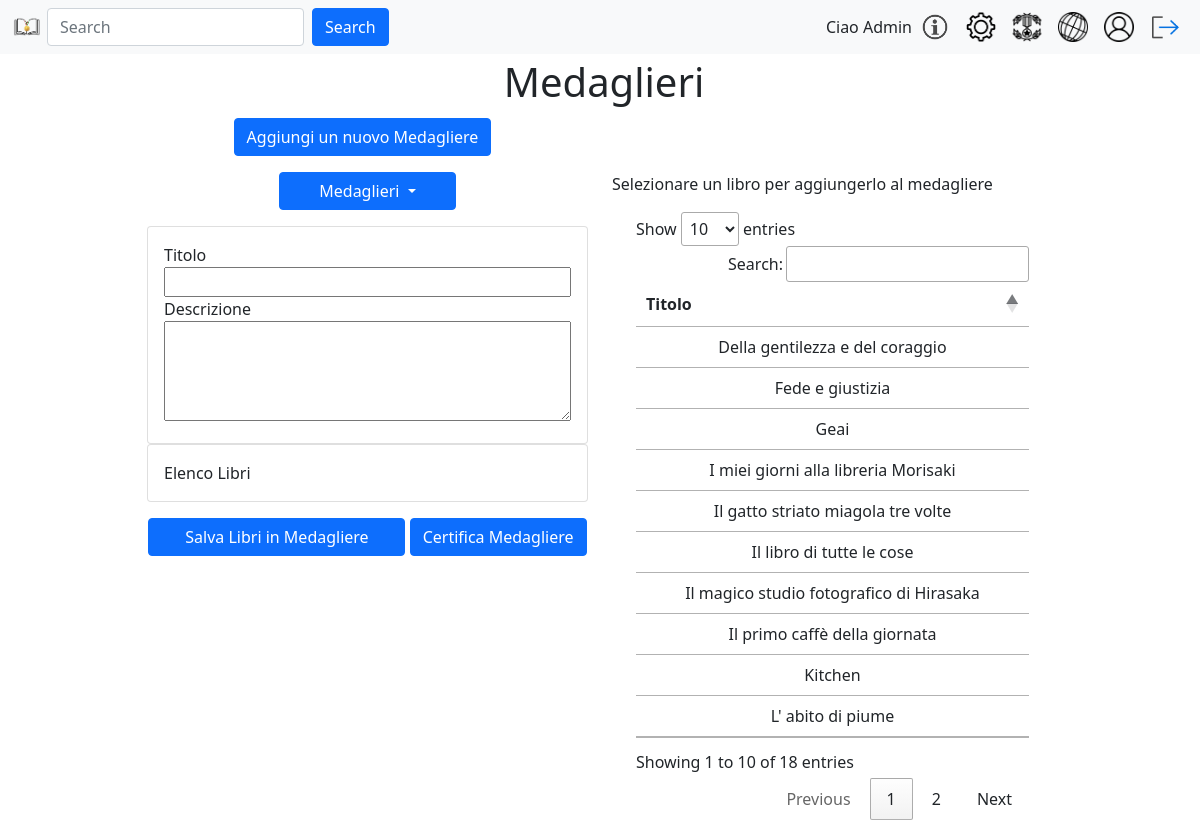
The app's page /gestioneMedaglieri.php (signed in) with its own data.
### tables this page shows
CREATE TABLE `libro` (
  `id` int(8) NOT NULL AUTO_INCREMENT,
  `titolo` varchar(255) NOT NULL,
  PRIMARY KEY (`id`),
  UNIQUE KEY `ID_LIBRO_IND` (`id`)
);

### include/libri.php (called while the page is built, shortened)
<?php
class Libri {
    private $conn;
    public function __construct($conn) {
        $this->conn = $conn;
    }
    public function getLibri() {
    $sql = "SELECT l.id, l.titolo, a.id as autoreId, a.nome FROM libro l, autore a, scrittoda s WHERE l.id = s.libroId AND a.id = s.autoreId ORDER BY a.nome";
    return mysqli_query($this->conn, $sql);
}
}
$libri = new Libri($conn);
?>

### gestioneMedaglieri.php (the view, shortened to what this page needs)
<?php
require_once 'include/config.php';
require_once 'include/libri.php';
?>
<!DOCTYPE html>
<html lang="it">
<head>
    <link rel="stylesheet" type="text/css" href="https://cdn.datatables.net/1.11.5/css/jquery.dataTables.css">
    <link href="https://cdn.jsdelivr.net/npm/bootstrap@5.1.3/dist/css/bootstrap.min.css" rel="stylesheet"
>
    <link rel="stylesheet" type="text/css" href="css/landingPage.css">
    <link rel="stylesheet" type="text/css" href="css/gestioneMedaglieri.css">
</head>
<body>
    <div class="row">
        <div class="col-md-12 text-center m-1">
            <h1>Medaglieri</h1>
        </div>
    </div>
    <main class="container">
        <div class="row">
            <div class="col-md-1"></div>
            <div class="col-md-5 text-center">
                <button type="button" class="btn btn-primary mb-3" data-bs-toggle="modal"
                    data-bs-target="#addMedagliere">
                    Aggiungi un nuovo Medagliere
                </button>
            </div>
            <div class="col-md-5"></div>
            <div class="col-md-1"></div>
        </div>
        <div class="container">
            <div class="row">
                <div class="col-md-1"></div>
                <div class="col-md-5 justify-content-center">
                    <div class="dropdown">
                        <button type="button" id="dropdownButton" class="btn btn-primary dropdown-toggle big"
                            data-bs-toggle="dropdown">
                            Medaglieri
                        </button>
                        <form action="#" method="post">
                            <div class="card">
                                <div class="card-body">
                                    <label for="selectedItemTitoloInput">Titolo</label>
                                    <input type="text" class="flexible-input titolo" id="selectedItemTitoloInput"
                                        name="selectedItemTitoloInput">
                                    <label for="selectedItemDescrizioneInput">Descrizione</label>
                                    <textarea lang="" class="flexible-input descrizione" rows="4" cols="50"
                                        id="selectedItemDescrizioneInput"
                                        name="selectedItemDescrizioneInput"></textarea>
                                </div>
                            </div>
                            <div class="card">
                                <div class="card-body">
                                    Elenco Libri
                                </div>
                            </div>
                        </form>
                        <div class="text-center">
                        <input  class="btn btn-primary" id="salvaLibriInMedagliere" value="Salva Libri in Medagliere">
                        <input type="submit" class="btn btn-primary" value="Certifica Medagliere">
                        </div>
                    </div>
                </div>
                <div class="col-md-5 justify-content-center">
                    <div>
                        <p>Selezionare un libro per aggiungerlo al medagliere</p>
                    </div>
                    <div class="container">
                        <div class="row">
                            <div class="col-md-12">
                                <table id="libriTable" class="table text-center">
                                    <thead>
                                        <tr>
                                            <th>Titolo</th>
                                        </tr>
                                    </thead>
                                    <tbody>
                                        <?php $libriResult = $libri->getLibri();
                                            while ($row = mysqli_fetch_assoc($libriResult)) {?>
                                        <tr>
                                            <td id="libroid-<?php echo $row['id']?>"> <?php echo $row['titolo']; ?> </td>
                                        </tr>
                                        <?php } ?>
                                    </tbody>
                                </table>
                            </div>
                        </div>
                    </div>
                </div>
                <div class="col-md-1"></div>
            </div>
        </div>
    </main>
</body>
</html>

### css/landingPage.css (style rules this page uses)
form { display: block; }

### css/gestioneMedaglieri.css (style rules this page uses)
.titolo { width: 100%; }
.big { display: block; margin: auto; width: 40%; }
.descrizione { width: 100%; height: 100px; resize: vertical; }

### records on screen
libro: titolo "L' abito di piume"
libro: titolo "Geai"
libro: titolo "Il gatto striato miagola tre volte"
libro: titolo "Fede e giustizia"
libro: titolo "Della gentilezza e del coraggio"
libro: titolo "Il libro di tutte le cose"
libro: titolo "Kitchen"
libro: titolo "Il magico studio fotografico di Hirasaka"
libro: titolo "I miei giorni alla libreria Morisaki"
libro: titolo "Il primo caffè della giornata"

### other values on screen
$_SESSION["username"] "Admin"
